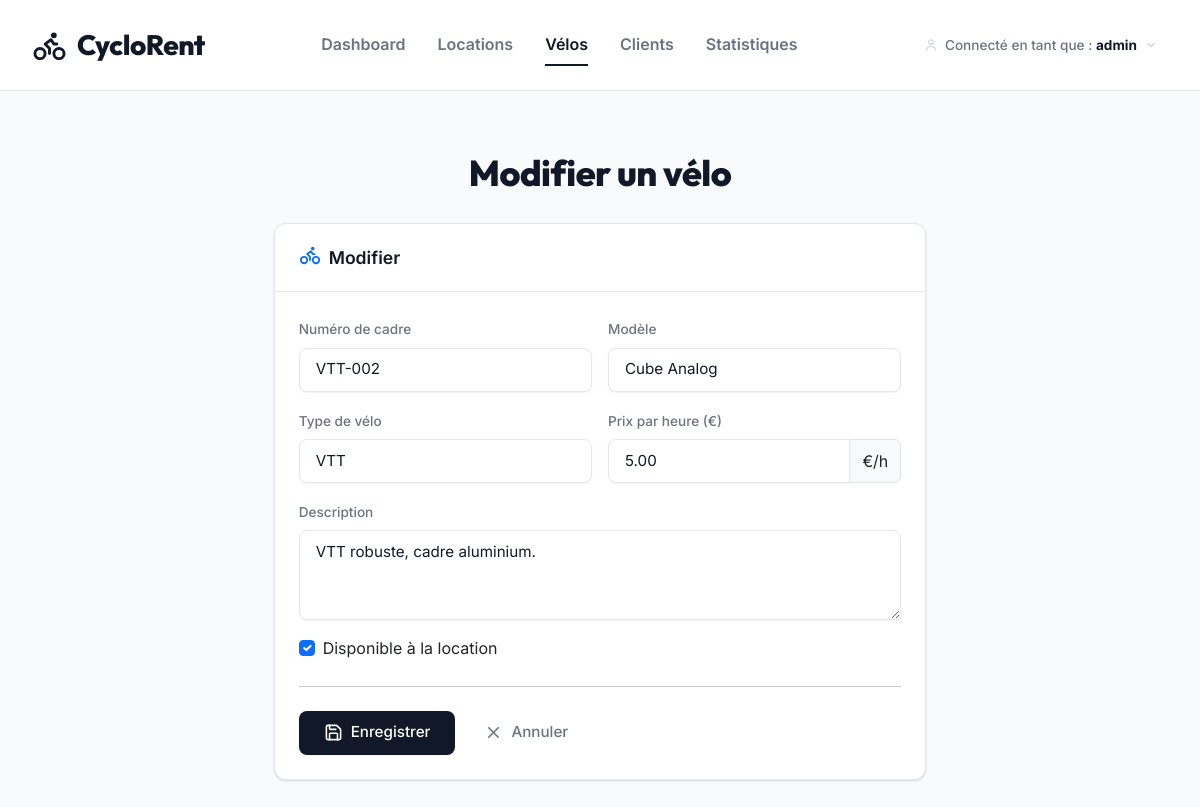
/velos/2/modifier/ (signed in), run on the app's committed database.
### location/models.py (models this page shows, shortened)
class Velo(models.Model):
    TYPE_CHOICES = [
        ('VTT', 'VTT'),
        ('Electrique', 'Électrique'),
        ('Ville', 'Ville'),
    ]
    numero_cadre = models.CharField(max_length=50, unique=True, verbose_name="Numéro de cadre")
    modele = models.CharField(max_length=100, verbose_name="Modèle")
    type = models.CharField(max_length=20, choices=TYPE_CHOICES, verbose_name="Type")
    prix_heure = models.DecimalField(max_digits=6, decimal_places=2, verbose_name="Prix/heure (€)")
    disponible = models.BooleanField(default=True, verbose_name="Disponible")
    description = models.TextField(blank=True, verbose_name="Description")
    class Meta:
        verbose_name = "Vélo"
        verbose_name_plural = "Vélos"
        ordering = ['modele']

### location/views.py (the view)
# urls.py: path('velos/<int:pk>/modifier/', views.velo_edit, name='velo_edit'),
@login_required
def velo_edit(request, pk):
    velo = get_object_or_404(Velo, pk=pk)
    if request.method == 'POST':
        form = VeloForm(request.POST, instance=velo)
        if form.is_valid():
            form.save()
            messages.success(request, f'Vélo « {velo.modele} » mis à jour !')
            return redirect('velo_list')
    else:
        form = VeloForm(instance=velo)
    return render(request, 'location/velo_form.html', {'form': form, 'action': 'Modifier', 'velo': velo})

### location/forms.py
class VeloForm(forms.ModelForm):
    class Meta:
        model = Velo
        fields = ['numero_cadre', 'modele', 'type', 'prix_heure', 'disponible', 'description']
        widgets = {
            'numero_cadre': forms.TextInput(attrs={'class': 'form-control', 'placeholder': 'Ex: VTT-001'}),
            'modele': forms.TextInput(attrs={'class': 'form-control', 'placeholder': 'Ex: Trek Marlin 5'}),
            'type': forms.Select(attrs={'class': 'form-select'}),
            'prix_heure': forms.NumberInput(attrs={'class': 'form-control', 'step': '0.50', 'min': '0'}),
            'disponible': forms.CheckboxInput(attrs={'class': 'form-check-input'}),
            'description': forms.Textarea(attrs={'class': 'form-control', 'rows': 3}),
        }
        labels = {
            'numero_cadre': 'Numéro de cadre',
            'modele': 'Modèle',
            'type': 'Type de vélo',
            'prix_heure': 'Prix par heure (€)',
            'disponible': 'Disponible à la location',
            'description': 'Description',
        }

### location/templates/location/velo_form.html (shortened to what this page needs)
{% extends 'location/base.html' %}
{% block content %}
<div class="row justify-content-center animate-in">
    <div class="col-lg-7">
        <div class="card">
            <div class="card-header">
                <i data-lucide="bike" class="me-2 text-primary"></i>{{ action }}
            </div>
            <div class="card-body p-4">
                <form method="post">
                    <div class="row g-3">
                        <div class="col-md-6">
                            <label class="form-label" for="{{ form.numero_cadre.id_for_label }}">{{ form.numero_cadre.label }}</label>
                            {{ form.numero_cadre }}
                        </div>
                        <div class="col-md-6">
                            <label class="form-label" for="{{ form.modele.id_for_label }}">{{ form.modele.label }}</label>
                            {{ form.modele }}
                        </div>
                        <div class="col-md-6">
                            <label class="form-label" for="{{ form.type.id_for_label }}">{{ form.type.label }}</label>
                            {{ form.type }}
                        </div>
                        <div class="col-md-6">
                            <label class="form-label" for="{{ form.prix_heure.id_for_label }}">{{ form.prix_heure.label }}</label>
                            <div class="input-group">
                                {{ form.prix_heure }}
                                <span class="input-group-text">€/h</span>
                            </div>
                        </div>
                        <div class="col-12">
                            <label class="form-label" for="{{ form.description.id_for_label }}">{{ form.description.label }}</label>
                            {{ form.description }}
                        </div>
                        <div class="col-12">
                            <div class="form-check">
                                {{ form.disponible }}
                                <label class="form-check-label" for="{{ form.disponible.id_for_label }}">{{ form.disponible.label }}</label>
                            </div>
                        </div>
                    </div>
                    <hr class="my-4">
                    <div class="d-flex gap-2">
                        <button type="submit" class="btn btn-primary px-4">
                            <i data-lucide="save" class="me-2"></i>Enregistrer
                        </button>
                        <a href="{% url 'velo_list' %}" class="btn btn-outline-secondary">
                            <i data-lucide="x" class="me-2"></i>Annuler
                        </a>
                    </div>
                </form>
            </div>
        </div>
    </div>
</div>
{% endblock %}

### location/templates/location/base.html (shortened to what this page needs)
{% load static %}
<!DOCTYPE html>
<html lang="fr">
<head>
    <link href="https://cdn.jsdelivr.net/npm/bootstrap@5.3.2/dist/css/bootstrap.min.css" rel="stylesheet">
</head>
<body>
{% if user.is_authenticated %}
<nav class="top-nav">
    <a href="{% url 'dashboard' %}" class="nav-brand"><i data-lucide="bike"></i> CycloRent</a>
    <div class="nav-links">
        <a href="{% url 'dashboard' %}" class="nav-link-item {% if request.resolver_match.url_name == 'dashboard' %}active{% endif %}">Dashboard</a>
        <a href="{% url 'location_list' %}" class="nav-link-item {% if 'location' in request.resolver_match.url_name %}active{% endif %}">Locations</a>
        <a href="{% url 'velo_list' %}" class="nav-link-item {% if 'velo' in request.resolver_match.url_name %}active{% endif %}">Vélos</a>
        <a href="{% url 'client_list' %}" class="nav-link-item {% if 'client' in request.resolver_match.url_name %}active{% endif %}">Clients</a>
        <a href="{% url 'statistiques' %}" class="nav-link-item {% if request.resolver_match.url_name == 'statistiques' %}active{% endif %}">Statistiques</a>
    </div>
    <div class="nav-user">
        <div class="user-trigger">
            <i data-lucide="user"></i>
            <span>Connecté en tant que : <strong>{{ request.user.get_full_name|default:request.user.username }}</strong></span>
            <i data-lucide="chevron-down"></i>
        </div>
    </div>
</nav>
{% endif %}
<main class="main-container">
    {% if user.is_authenticated %}
    <header class="page-header animate-in">
        <h1 class="page-title">
            {% if '/locations/' in request.path and 'modifier' in request.path %}
                Modifier Locations
            {% elif '/velos/' in request.path and 'modifier' in request.path %}
                Modifier un vélo
            {% elif '/velos/' in request.path and 'ajouter' in request.path %}
                Ajouter un vélo
            {% elif '/clients/' in request.path and 'modifier' in request.path %}
                Modifier un client
            {% elif '/clients/' in request.path and 'ajouter' in request.path %}
                Ajouter un client
            {% elif '/locations/nouvelle/' in request.path %}
                Nouvelle location
            {% else %}
                {% block page_title %}Dashboard{% endblock %}
            {% endif %}
        </h1>
    </header>
    {% endif %}
    <div class="page-content">
        {% block content %}{% endblock %}
    </div>
</main>
</body>
</html>

### location/templates/location/base.html (style rules this page uses)
.lucide { width: 1.25em; height: 1.25em; vertical-align: -0.125em; }
:root { --primary: #111827; --text-dark: #111827; --text-muted: #6b7280; --bg: #f9fafb; --card-bg: #ffffff; --border: #e5e7eb; --accent: #2563eb; }
* { box-sizing: border-box; }
body { font-family: 'Inter', sans-serif; background: var(--bg); color: var(--text-dark); margin: 0; padding: 0; -webkit-font-smoothing: antialiased; }
h1, h2, h3, h4, h5, h6, .display-font { font-family: 'Outfit', sans-serif; font-weight: 800; letter-spacing: -0.5px; color: var(--text-dark); }
.top-nav { background: #ffffff; border-bottom: 1px solid var(--border); padding: 1.5rem 2rem; display: flex; align-items: center; justify-content: space-between; position: sticky; top: 0; z-index: 1000; }
.nav-brand { font-family: 'Outfit', sans-serif; font-size: 1.75rem; font-weight: 800; letter-spacing: -0.5px; color: var(--primary); text-decoration: none; display: flex; align-items: center; gap: 10px; }
.nav-links { display: flex; gap: 2rem; align-items: center; }
.nav-link-item { color: var(--text-muted); font-size: 1rem; font-weight: 600; text-decoration: none; padding: 0.5rem 0; border-bottom: 2px solid transparent; transition: all 0.2s; }
.nav-link-item:hover, .nav-link-item.active { color: var(--primary); border-bottom: 2px solid var(--primary); }
.nav-user { display: flex; align-items: center; gap: 1rem; font-weight: 600; font-size: 0.9rem; }
.main-container { max-width: 1200px; margin: 0 auto; padding: 4rem 2rem; }
.page-header { margin-bottom: 2rem; display: flex; justify-content: space-between; align-items: center; }
.page-title { font-size: 2.25rem; margin: 0; line-height: 1; }
.btn { font-family: 'Inter', sans-serif; font-weight: 500; font-size: 0.95rem; border-radius: 8px; padding: 0.6rem 1.25rem; transition: all 0.2s; border: 1px solid transparent; display: inline-flex; align-items: center; justify-content: center; }
.btn-primary { background: var(--primary); color: #fff; box-shadow: 0 1px 2px rgba(0, 0, 0, 0.05); }
.card { background: var(--card-bg); border: 1px solid var(--border); border-radius: 12px; box-shadow: 0 1px 3px 0 rgba(0,0,0,0.1), 0 1px 2px 0 rgba(0,0,0,0.06); margin-bottom: 2rem; overflow: hidden; }
.card-header { background: transparent; color: var(--primary); padding: 1.25rem 1.5rem; font-weight: 600; font-size: 1.1rem; border-bottom: 1px solid var(--border); }
.form-control, .form-select { border: 1px solid var(--border); border-radius: 8px; padding: 0.6rem 1rem; font-size: 0.95rem; background: #fff; color: var(--primary); transition: all 0.2s; box-shadow: 0 1px 2px rgba(0,0,0,0.05); }
.form-label { font-weight: 500; font-size: 0.85rem; color: var(--text-muted); margin-bottom: 0.5rem; }
.animate-in { animation: fadeInUp .5s cubic-bezier(0.16, 1, 0.3, 1) both; }
.nav-user { position: relative; display: flex; align-items: center; }
.user-trigger { display: flex; align-items: center; gap: 7px; padding: 6px 10px; border-radius: 8px; cursor: default; color: #6b7280; font-size: 0.85rem; font-weight: 500; transition: background 0.15s; user-select: none; }
.user-trigger .lucide { width: 14px; height: 14px; color: #d1d5db; flex-shrink: 0; }
.user-trigger strong { color: #111827; font-weight: 700; }

### location/templates/location/velo_form.html (style rules this page uses)
.page-header { justify-content: center; }

### data on the page
Velo: numero_cadre "VTT-002", modele "Cube Analog", type "VTT", prix_heure "5.00", description "VTT robuste, cadre aluminium.", disponible "☑"

### other printed values
{{ request.user.get_full_name|default:request.user.username }} "admin"
{{ action }} "Modifier"
